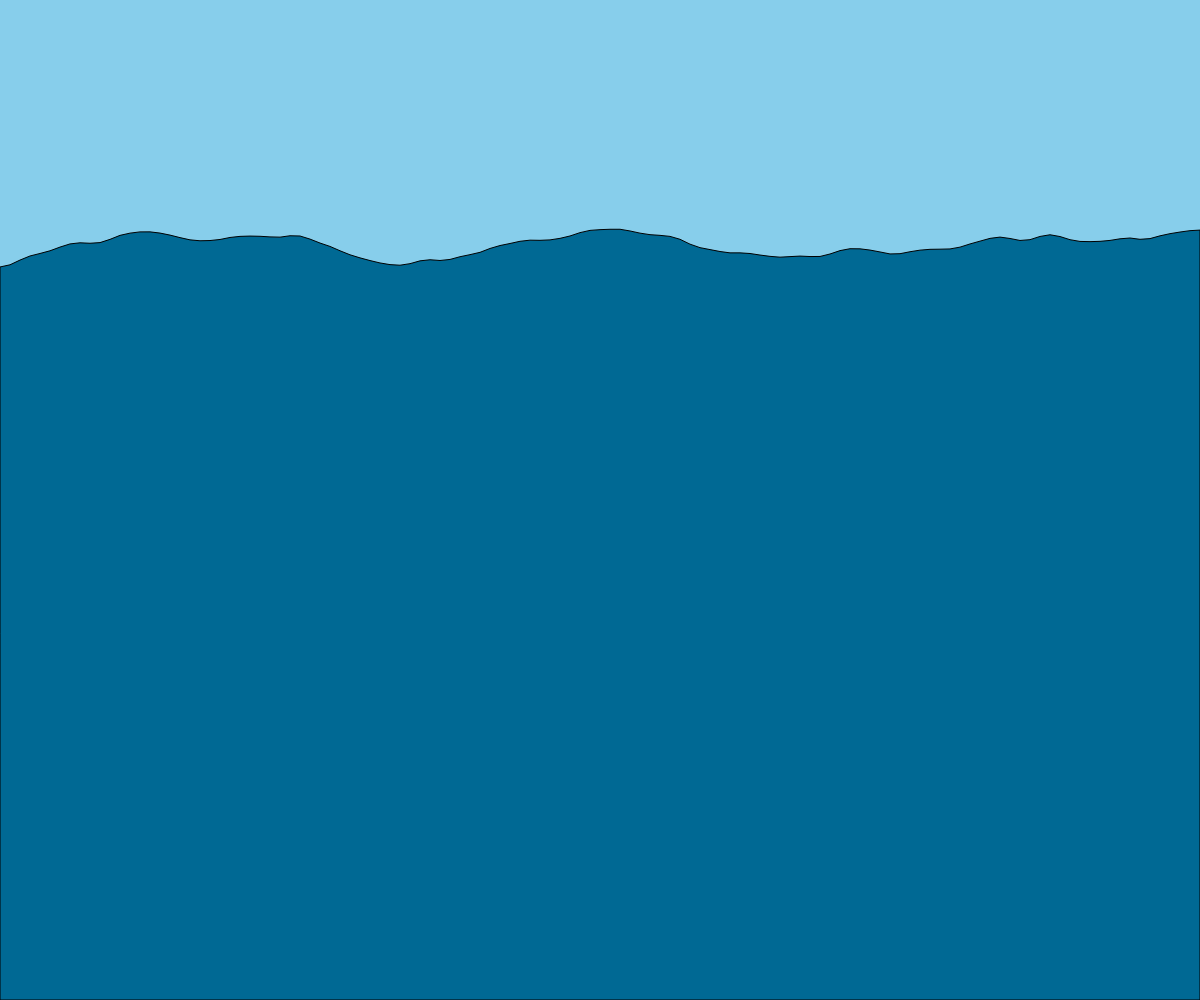
Frame 1 (no input)
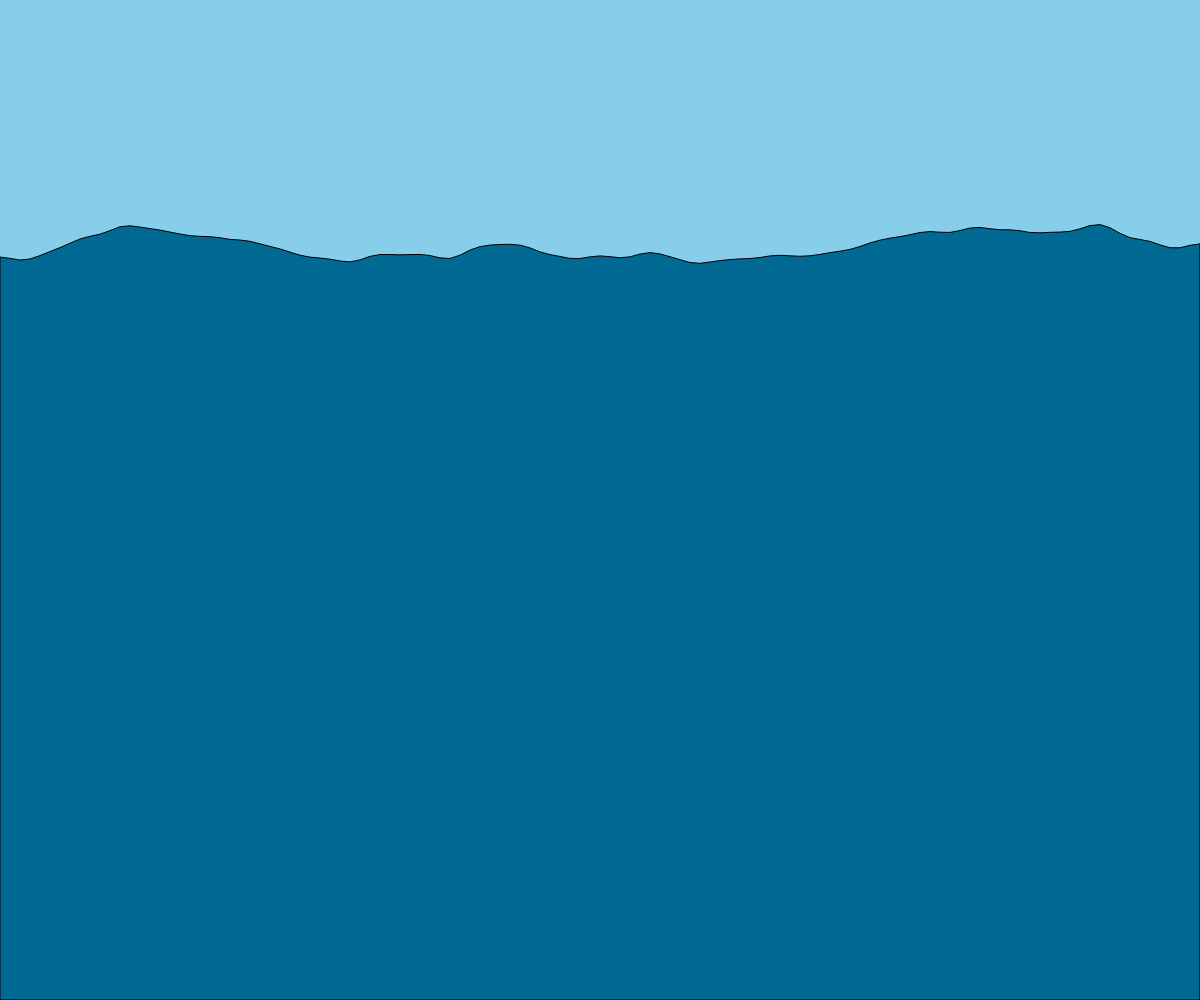
Frame 60 (no input)
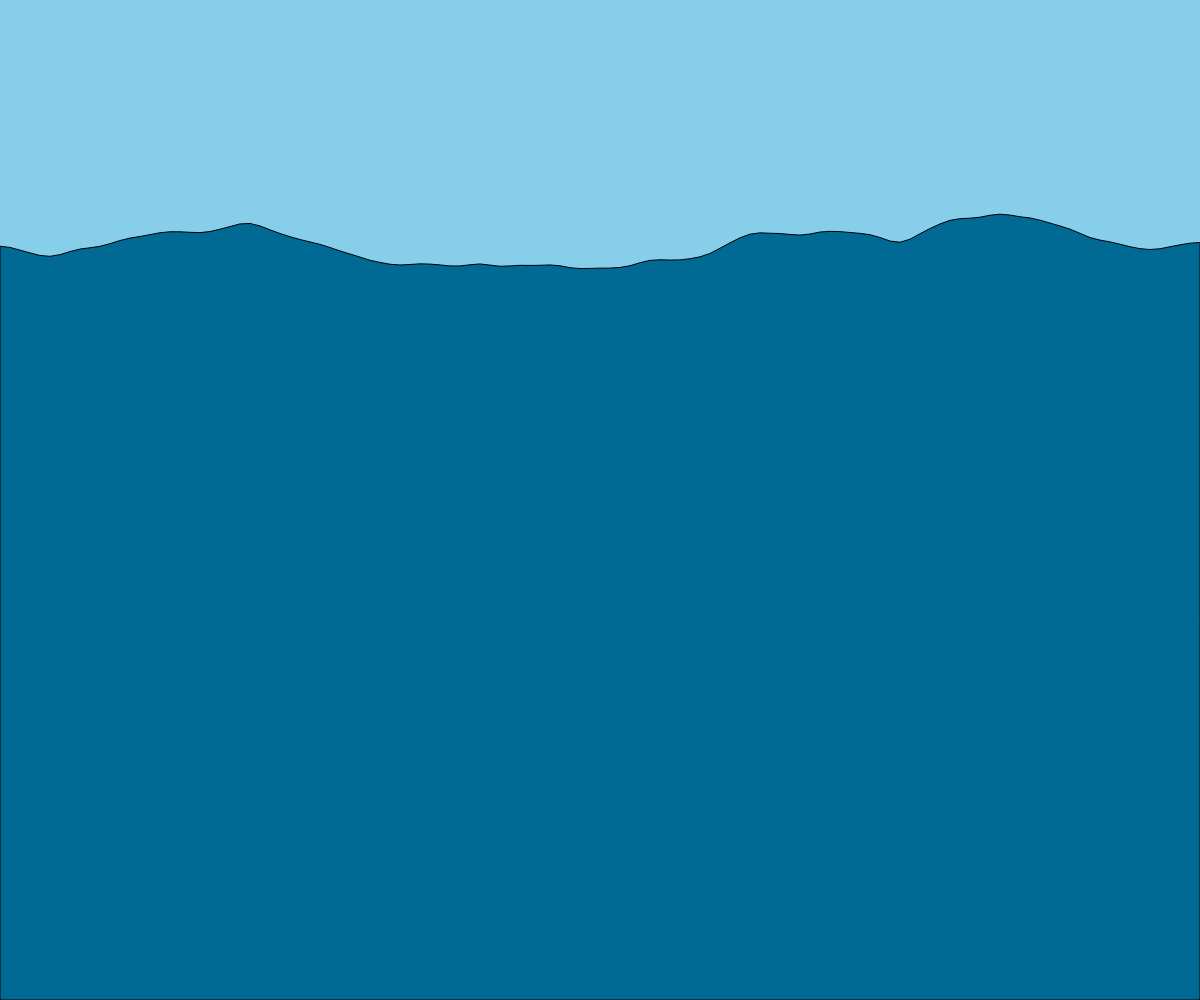
Frame 120 (the mouse pressed at the canvas centre since frame 60)

The p5.js sketch that drew these frames (run headless with seeded random() and noise() and a simulated clock; from frame 60 on, the mouse is pressed at the canvas centre):

// p5.js sketch
// ── sketch.js
let yoff = 0.0; // 2nd dimension of perlin noise

function setup() {
  createCanvas(windowWidth, windowHeight);
}

function draw() {
  background(135, 206, 235);

 
  fill(0,105,148);
  // We are going to draw a polygon out of the wave points
  beginShape();

  let xoff = 0; // Option #1: 2D Noise
  // let xoff = yoff; // Option #2: 1D Noise

  // Iterate over horizontal pixels
  for (let x = 0; x <= width; x += 10) {
    // Calculate a y value according to noise, map to

    // Option #1: 2D Noise
    let y = map(noise(xoff, yoff), 0, 1, 200, 300);

    // Option #2: 1D Noise
   // let y = map(noise(xoff), 0, 1, 200,300);

    // Set the vertex
    vertex(x, y);
    // Increment x dimension for noise
    xoff += 0.05;
  }
  // increment y dimension for noise
  yoff += 0.01;
  vertex(width, height);
  vertex(0, height);
  endShape(CLOSE);
}
